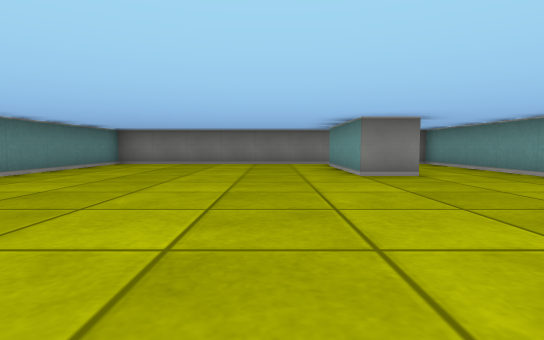
View 1 (above)

14 first-person views from a walk through a cub3D level. The camera is about half as high as the walls, tilts 4° down and sees 80° across. The floor is counted in squares. Each view is taken from the middle of a square. On the plan, view 1 faces up. The plan holds only what a view shows up to about 9 squares ahead; the rest is blank.

View 2
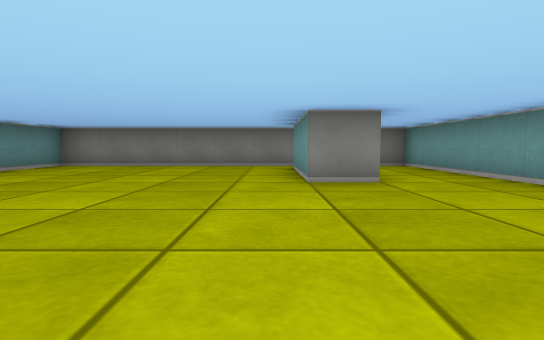

View 3
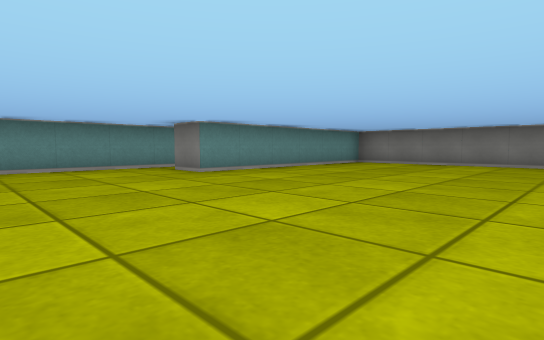

View 4
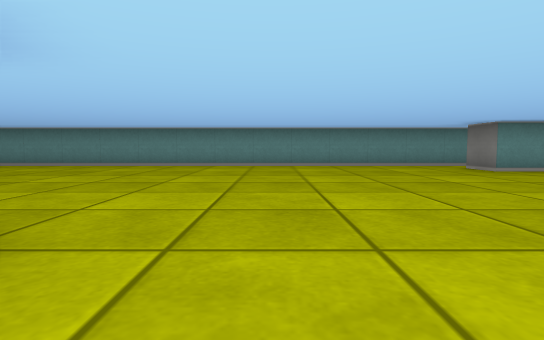

View 5
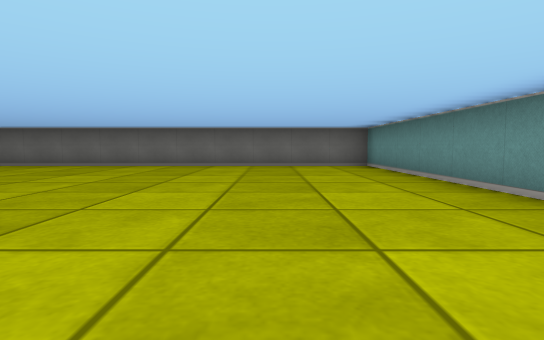

View 6
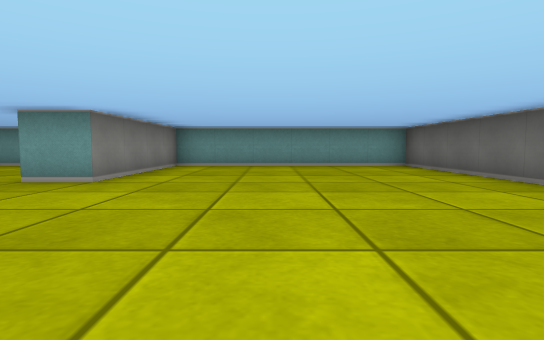

View 7
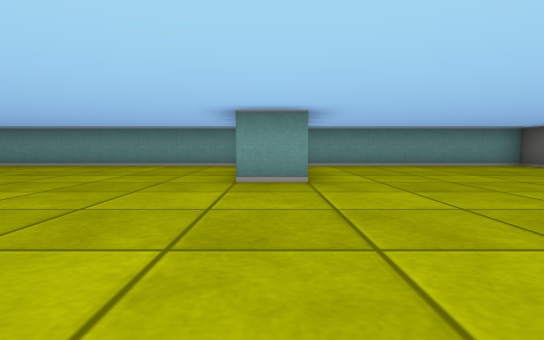

View 8
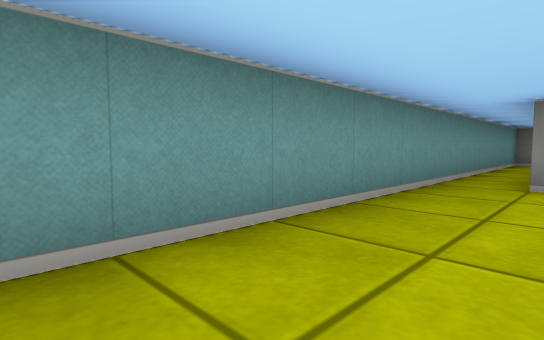

View 9
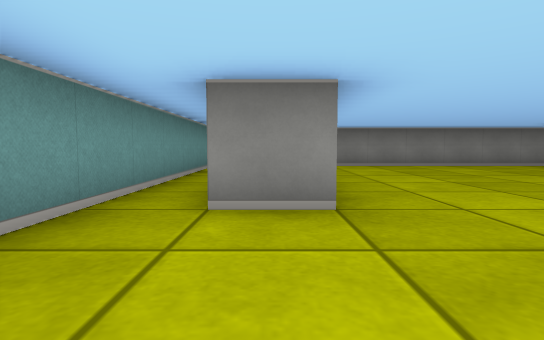

View 10
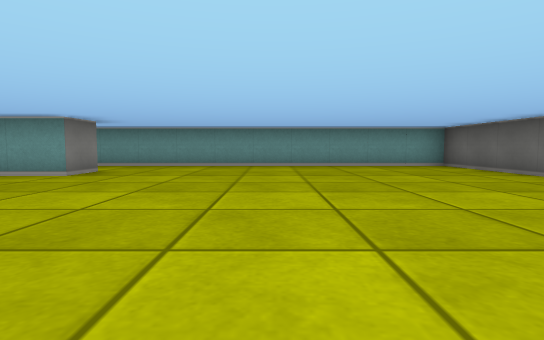

View 11
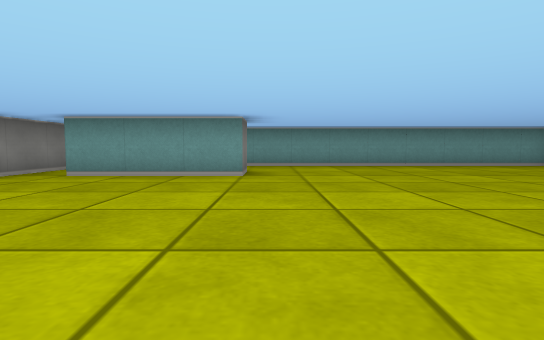

View 12
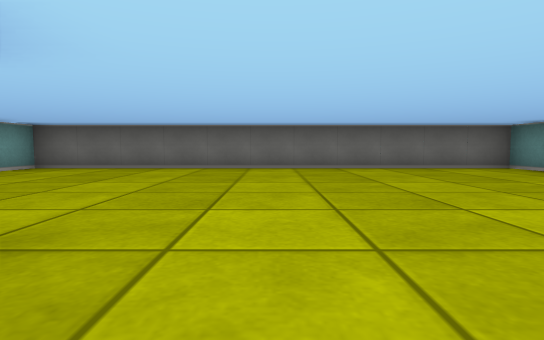

View 13
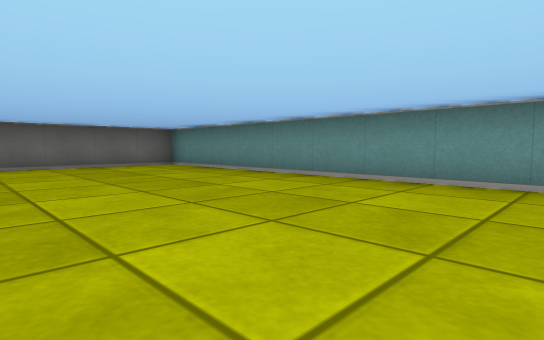

View 14
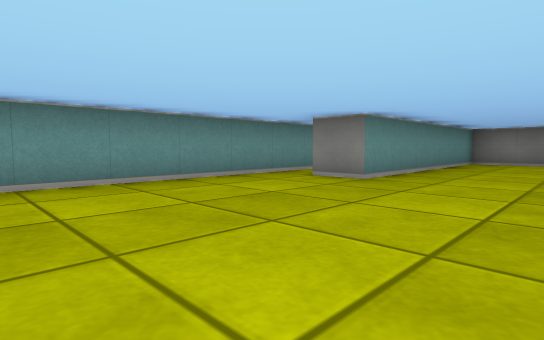

### Floor plan
Points are (right, up) in squares from view 1. A wall is a line through its corners. A room is listed if a view was taken in it or the views show most of it. See-through windows are left out.
Room 1 (views 1, 2, 3, 4, 5, 6, 7, 8, 9, 10, 11, 12, 13, 14)
walls: (1.2, -2.5) (4.5, -2.5) (4.5, 9.5) (-4.5, 9.5) (-4.5, 3.5) (-5.5, 3.5); (2.6, 5.5) (1.5, 5.5) (1.5, 8.5); (-6.5, 9.5) (-6.5, -9.5) (4.5, -9.5) (4.5, -3.5) (0.5, -3.5) (0.5, -2.5)

Where each view was taken, in squares from view 1:
view 1: 0 up, 0 right, facing up
view 2: 1 up, 1 right, facing up
view 3: 0 up, 1 right, facing up-left
view 4: 1 down, 2 right, facing left
view 5: 1 down, 4 left, facing down
view 6: 6 down, 4 left, facing right
view 7: 3 down, 4 left, facing right
view 8: 1 down, 5 left, facing up-left
view 9: 1 up, 5 left, facing up
view 10: 2 up, 4 left, facing right
view 11: 5 up, 4 left, facing right
view 12: 2 down, 1 left, facing down
view 13: 1 down, 2 left, facing down-left
view 14: 1 down, 2 left, facing up-left
